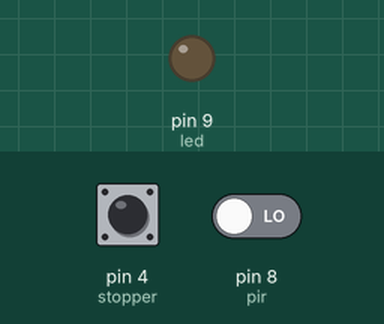
This sketch was run on a simulated Arduino Uno, built with avr-gcc and run on an emulated ATmega328P. On the bench: output pins drawn as LEDs (lit = HIGH). Dashed ring = blinking. The test bench sets the inputs (shaded band); at power-on: pin 8 (pir) LOW, pin 4 (stopper) LOW. No radio packets arrive unless stated.

Above: at 1.5 s.
1.6 s: pin 8 (pir) driven HIGH
At 2.4 s:
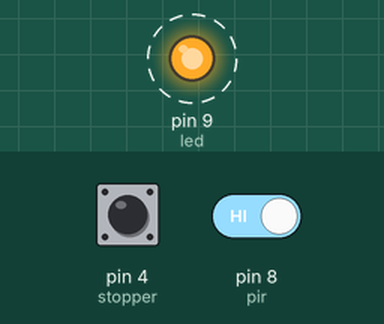
5.7 s: pin 4 (stopper) pulled HIGH for 1.2 s
At 7.21 s:
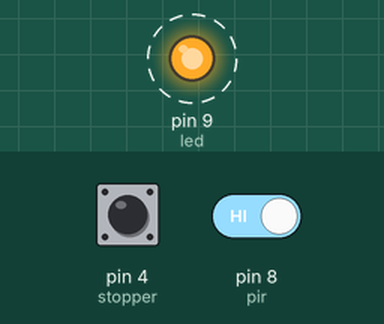
Timing chart, 0 to 10.0 s (numbered marks = the images above; inputs shaded):
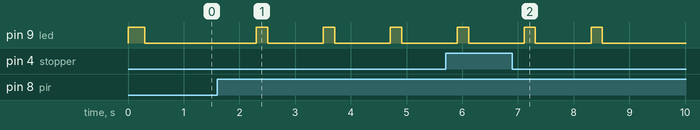

The sketch:

alarm_sender.ino
```cpp
/*
* Getting Started example sketch for nRF24L01+ radios
* This is a very basic example of how to send data from one node to another
* Updated: Dec 2014 by TMRh20
*/
#include <JeeLib.h>
#include <SPI.h>
#include <printf.h>
#include "RF24.h"


ISR(WDT_vect) { Sleepy::watchdogEvent(); } // Setup the watchdog

/****************** User Config ***************************/
/***      Set this radio as radio number 0 or 1         ***/
bool radioNumber = 0;

int pir = 8;
int pirStatus=0;
int stopper = 4;

int led=9;

/* Hardware configuration: Set up nRF24L01 radio on SPI bus plus pins 7 & 8 */
RF24 radio(6,7);
/**********************************************************/

byte addresses[][6] = {"1Node","2Node"};

int stopStatus = 0;
int sendTimer = 0;

int stopButtonPressed = 0;

void setup() {

  //Serial.begin(115200);
  //Serial.println(F("sender"));
  //Serial.println(F("*** PRESS 'T' to begin transmitting to the other node"));

  //printf_begin();

  pinMode(pir, INPUT);
  pinMode(led, OUTPUT);
  pinMode(stopper, INPUT);

  // thsi is only for prototype
  digitalWrite(led, HIGH);
  delay(300);
  digitalWrite(led, LOW);


  radio.begin();

  // Set the PA Level low to prevent power supply related issues since this is a
 // getting_started sketch, and the likelihood of close proximity of the devices. RF24_PA_MAX is default.
  //radio.setPALevel(RF24_PA_MAX);

  radio.setDataRate(RF24_250KBPS);
  radio.setPALevel(RF24_PA_MAX);
  radio.setChannel(102);
  radio.enableDynamicPayloads();

  // Open a writing and reading pipe on each radio, with opposite addresses
  if(radioNumber){
    radio.openWritingPipe(addresses[1]);
    radio.openReadingPipe(1,addresses[0]);
  }else{
    radio.openWritingPipe(addresses[0]);
    radio.openReadingPipe(1,addresses[1]);
  }

  // Start the radio listening for data
  //radio.startListening();
  radio.powerDown();

  //radio.printDetails();
}

void loop() {
  stopStatus = digitalRead(stopper);

  //Serial.print("sendtimer: ");
  //Serial.println(sendTimer);


  if (stopStatus == HIGH || stopButtonPressed > 0) { // check if alarm
    //Serial.println("pushed stop timer - sleep next 15 minutes");
    //delay(10);

    // stop alarm for 30 minutes
    if (stopButtonPressed >= 3) {
      Sleepy::loseSomeTime(30000); // 1000*60*15
      stopButtonPressed = 0;
      sendTimer = 0;
    } else {
      stopButtonPressed++;
    }
  }

  //Serial.print("time: ");
  //Serial.println((millis()/1000));

  pirStatus = digitalRead(pir);

  //Serial.print("PIR STATUS: ");
  //Serial.println(pirStatus);
  //delay(50);

  if (sendTimer >= 10 && (stopButtonPressed == 0 || stopButtonPressed > 3)) {
      //Serial.println("alarm send 10 times - stop for next 15 minutes to save energy");
      //delay(10);
      Sleepy::loseSomeTime(30000); // 1000*60*15
      sendTimer = 0;
    }


  if (pirStatus == HIGH || sendTimer > 0)  {

    digitalWrite(led, HIGH);

    // radio power up
    radio.powerUp();

    radio.stopListening();                                    // First, stop listening so we can talk.


    //Serial.println(F("Now sending"));

    unsigned long start_time = micros();


    if (stopButtonPressed > 0) {
      char message2[] = "car01-2";
      // Take the time, and send it.  This will block until complete
      if (!radio.write( &message2, sizeof(message2) )) {
        //Serial.println(F("failed 2"));
      }

    } else {
      char message[] = "car01";
      // Take the time, and send it.  This will block until complete
      if (!radio.write( &message, sizeof(message) )) {
        //Serial.println(F("failed ^1"));
      }

      sendTimer++;
    }

    radio.startListening();                      // Now, continue listening

    unsigned long started_waiting_at = micros();               // Set up a timeout period, get the current microseconds
    boolean timeout = false;                                   // Set up a variable to indicate if a response was received or not

    while ( ! radio.available() ){                             // While nothing is received
      if (micros() - started_waiting_at > 200000 ){            // If waited longer than 200ms, indicate timeout and exit while loop
          timeout = true;
          break;
      }
    }

    if ( timeout ){                                             // Describe the results
       // Serial.println(F("Failed, response timed out."));
    }else{
       unsigned long len = radio.getDynamicPayloadSize();
       //Serial.println(len);
        char messageDebug;        // Grab the response, compare, and send to debugging spew
        radio.read( &messageDebug, sizeof(len)  );
        unsigned long end_time = micros();


        // Spew it
        //Serial.print(F("Sent "));
        //Serial.print(start_time);
        //Serial.print(F(", Got response "));
        //Serial.print(messageDebug);
        //Serial.print(F(", Round-trip delay "));
        //Serial.print(end_time-start_time);
        //Serial.println(F(" microseconds"));

    }


    digitalWrite(led, LOW);

    // radio power down
    radio.powerDown();

    Sleepy::loseSomeTime(1000);
  } else {
    // no PIR signal detected, sleep 1 second
    Sleepy::loseSomeTime(1000);
  }

} // Loop
```

Measured:
- after the input at 1.6 s, pin 9 (led): alternates HIGH for 0.20 s and LOW for 1.0 s, starting after 0.71 s
- after the input at 5.7 s, pin 9 (led): goes on until 8.5 s, then stays LOW
